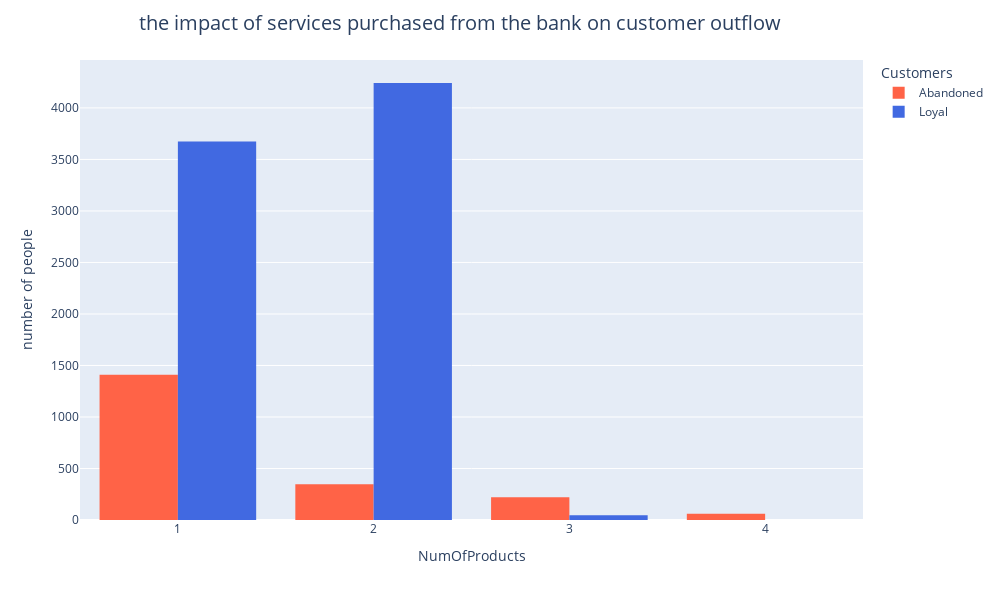

The code cell stored with this chart in its notebook:
### Markdown cell above
По половому признаку, срези ушедших клиентов, преобладают женщины

### Code cell
fig = px.histogram(data_frame = clients_df,
                   x = 'NumOfProducts',
                   color = 'Exited',
                   barmode = 'group',
                   labels = {'Exited': 'Customers'},
                   color_discrete_sequence=['tomato', 'royalblue'],
                   height = 600,
                   width = 1000,
                  )

fig.update_layout(
    title_text = 'the impact of services purchased from the bank on customer outflow',
    title_x = 0.46,
    title_font_size = 20, 
    yaxis_title = 'number of people'
    )

fig.show()

### Figure 1 — Plotly figure (JSON) as saved in the notebook; plotly's stock layout.template omitted (floating-point values rounded to 4 significant figures; data arrays with more than 128 entries replaced by an {"elided": "..."} marker saying what was removed)
{"data": [{"alignmentgroup": "True", "bingroup": "x", "hovertemplate": "Customers=Abandoned<br>NumOfProducts=%{x}<br>count=%{y}<extra></extra>", "legendgroup": "Abandoned", "marker": {"color": "tomato", "pattern": {"shape": ""}}, "name": "Abandoned", "offsetgroup": "Abandoned", "orientation": "v", "showlegend": true, "type": "histogram", "x": {"elided": "2037 int values"}, "xaxis": "x", "yaxis": "y"}, {"alignmentgroup": "True", "bingroup": "x", "hovertemplate": "Customers=Loyal<br>NumOfProducts=%{x}<br>count=%{y}<extra></extra>", "legendgroup": "Loyal", "marker": {"color": "royalblue", "pattern": {"shape": ""}}, "name": "Loyal", "offsetgroup": "Loyal", "orientation": "v", "showlegend": true, "type": "histogram", "x": {"elided": "7963 int values"}, "xaxis": "x", "yaxis": "y"}], "layout": {"barmode": "group", "height": 600, "legend": {"title": {"text": "Customers"}, "tracegroupgap": 0}, "margin": {"t": 60}, "title": {"font": {"size": 20}, "text": "the impact of services purchased from the bank on customer outflow", "x": 0.46}, "width": 1000, "xaxis": {"anchor": "y", "autorange": true, "domain": [0, 1], "range": [0.5, 4.5], "title": {"text": "NumOfProducts"}, "type": "linear"}, "yaxis": {"anchor": "x", "autorange": true, "domain": [0, 1], "range": [0, 4465.0], "title": {"text": "number of people"}}}}
